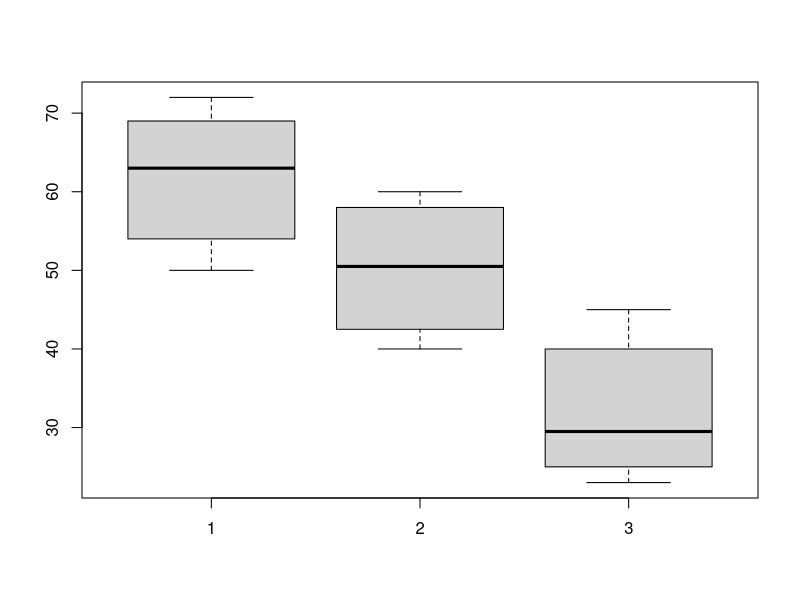
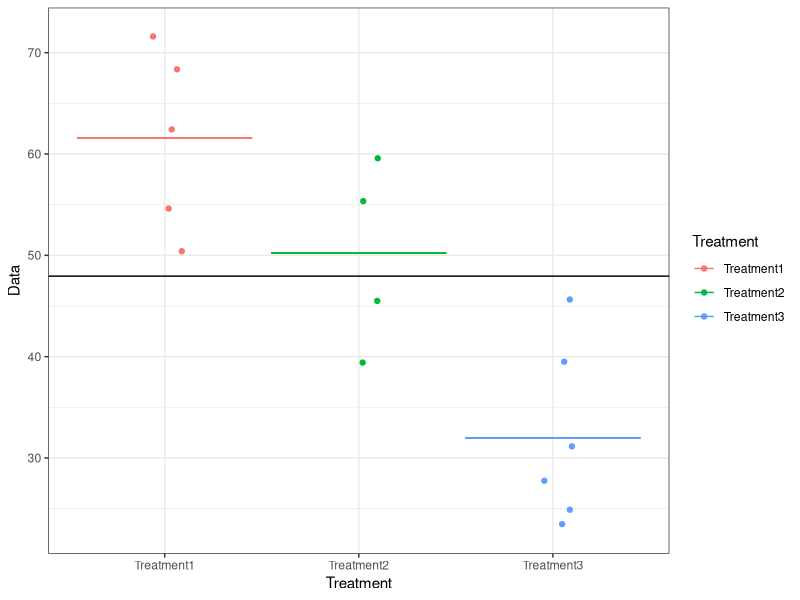
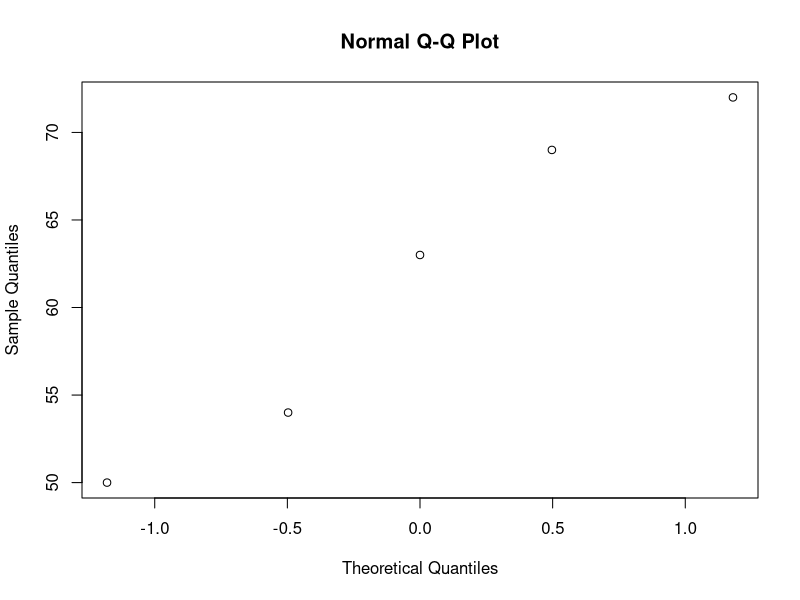
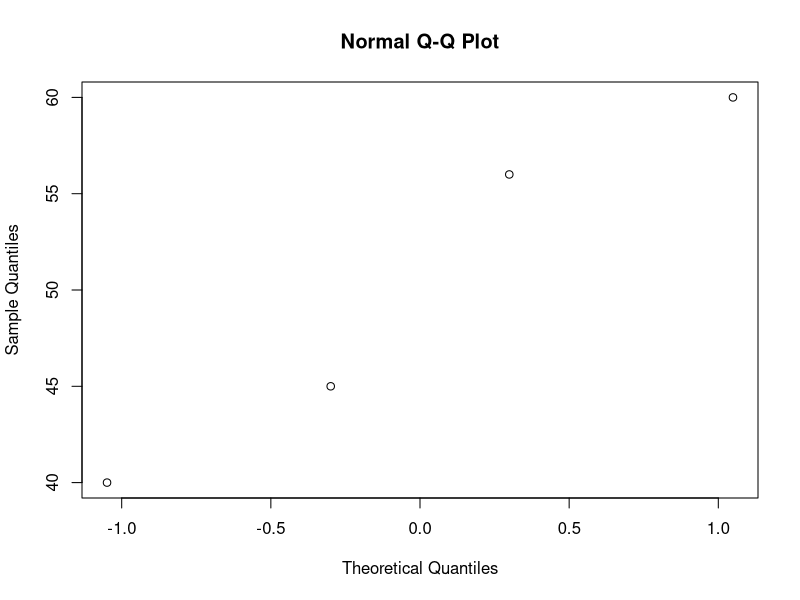
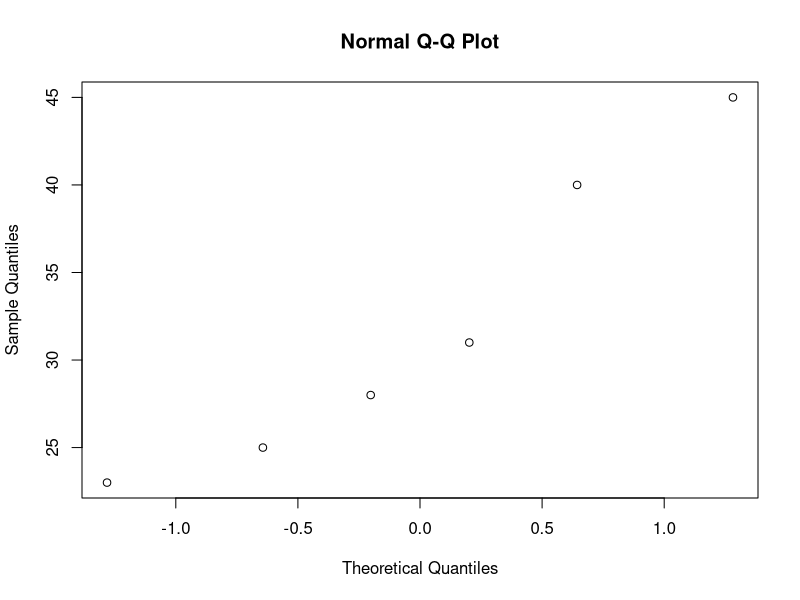
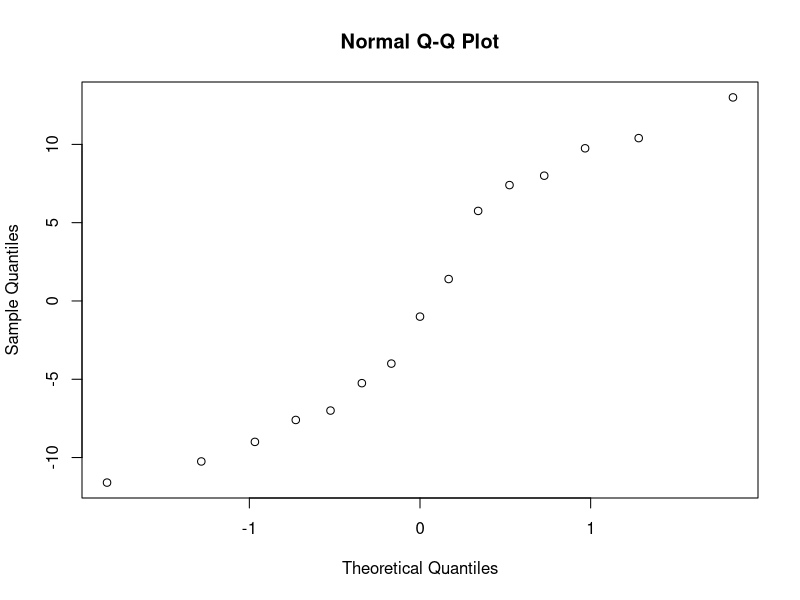
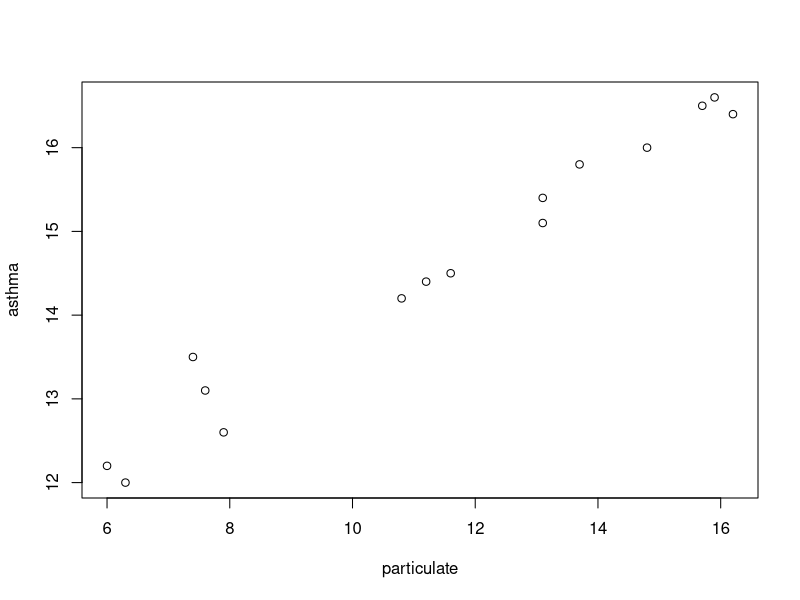
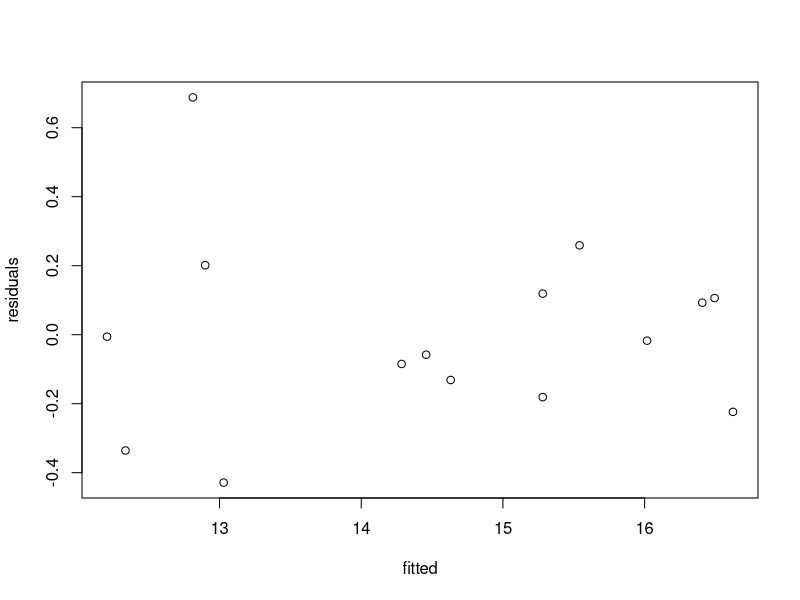

Here is the R script that generated these plots, in order:
## ---- chunk 1
knitr::opts_chunk$set(echo = TRUE)
## ---- chunk 2
Treatment1 = c(63, 54, 69, 50, 72)
Treatment2 = c(45, 60, 40, 56)
Treatment3 = c(31, 40, 45, 25, 23, 28)
boxplot(Treatment1, Treatment2, Treatment3)

Treatmentdata = data.frame(Treatment = c(rep("Treatment1",5), rep("Treatment2", 4), rep("Treatment3", 6)), Data = c(Treatment1, Treatment2, Treatment3), gpmeans = c(rep(61.6, 5), rep(50.25, 4), rep(32, 6)))

require(ggplot2)

ggplot(data=Treatmentdata, aes(x=Treatment, y=Data, color=Treatment))+
  geom_jitter(width=0.1)+
  theme_bw()+
  geom_errorbar(aes(ymax=gpmeans, ymin=gpmeans))+
  geom_hline(yintercept=47.95)
## ---- chunk 3
qqnorm(Treatment1)
qqnorm(Treatment2)
qqnorm(Treatment3)
## ---- chunk 4
Treatmentanova<-aov(Data~Treatment, data=Treatmentdata)
qqnorm(Treatmentanova$residuals)
Treatmentlm<-lm(Data~Treatment, data=Treatmentdata)
anova(Treatmentlm)


#Fisher LSD CIs:
ft<-qt(p=0.05/2, df=12, lower.tail=FALSE)
#Sample sizes of 5 and 4
invisible((F5_4ME=ft*sqrt(83.1625*(1/5+1/4))))
invisible((diff1_2<-61.6-50.25))
diff1_2+F5_4ME; diff1_2-F5_4ME

#Sample sizes of 5 and 6
invisible((F5_6ME=ft*sqrt(83.1625*(1/5+1/6))))
invisible((diff1_3<-61.6-32))
diff1_3+F5_6ME; diff1_3-F5_6ME

#Sample sizes of 4 and 6
invisible((F4_6ME=ft*sqrt(83.1625*(1/4+1/6))))
invisible((diff2_3<-50.25-32))
diff2_3+F4_6ME; diff2_3-F4_6ME
## ---- chunk 5
#Bonferroni Multiple Comparison Adjustment
qt(p=0.0005808, df=12, lower.tail=FALSE)

#Tukey Multiple Comparison Adjustment
TukeyHSD(Treatmentanova)
qtukey(p=(1-0.05), nmeans=3, df=(15-3)) / sqrt(2)

wilcox.test(Treatment1,Treatment2) #Unadjusted = 0.1905; Adjusted = 3 * 0.1905 = 0.5715 diff
wilcox.test(Treatment1,Treatment3) #Unadjusted = 0.004329; Adjusted = 3 * 0.004329 = 0.012987 diff
wilcox.test(Treatment2,Treatment3) #Unadjusted = 0.04157; Adjusted = 3 * 0.04157 = 0.12471 diff
## ---- chunk 6
#Kruskal-Wallis Test
kruskal.test(Data~Treatment, data=Treatmentdata)
## ---- chunk 7
particulate = c(11.6, 15.9, 15.7, 7.9, 6.3, 13.7, 13.1, 10.8, 6.0, 7.6, 14.8, 7.4, 16.2, 13.1, 11.2)
asthma = c(14.5, 16.6, 16.5, 12.6, 12.0, 15.8, 15.1, 14.2, 12.2, 13.1, 16.0, 13.5, 16.4, 15.4, 14.4)
cor(particulate, asthma)
plot(particulate, asthma)
## ---- chunk 8
mod<-lm(asthma~particulate)
summary(mod)

residuals = mod$residuals
fitted = mod$fitted.values
plot(fitted, residuals)
qqnorm(residuals)
sum(residuals^2) / 13 # (n - 2) = (15 - 2) = 13
#MSErr = 35.297 / 13 = 2.715154
# 14 * 182.704^2 = 467330.5
#SE = sqrt(2.715154) / sqrt(467330.5) = 0.002410378
# 79.134 / 182.704 = 0.4331268
# Tobs = (0.4331268 - 1) / 0.002410378 = -235.1802
pt(-235.1802, df=13, lower.tail=FALSE)*2
## ---- chunk 9
mod<-lm(asthma~particulate)
summary(mod)
## ---- chunk 10
require(ggplot2)
ggplot(data=data.frame(particulate, asthma), aes(x=particulate, y=asthma))+
  geom_point()+
  geom_smooth(method="lm", se=TRUE )

